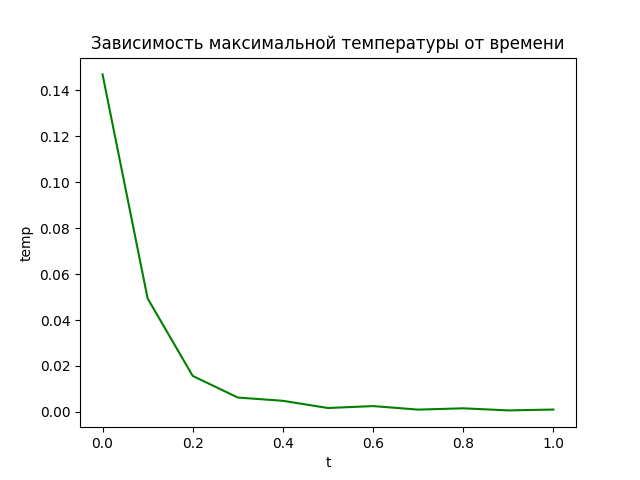

Generate this figure with Python:
"""
Решить задачу Коши для одномерного уравнения
теплопроводности по схеме Кранкера-Николсона

u_t = u_xx, 0 < x < L, L = 1

u(0, t)=0, u(L, t)=0,
u(x, 0)=x*(1 - x/L)^2
"""

import matplotlib.pyplot as plt
import numpy as np
from typing import NamedTuple

N = 10
L = 1
T = 10
x0, xn = 0, L
t0, tn = 0, 1

h = np.float64(xn - x0)/np.float64(N)
tau = np.float64(tn - t0)/np.float64(T)


class Matrix(NamedTuple):
    a: np.array
    b: np.array
    c: np.array

def ux0(x: float) -> float:
    return x * (1 - x/np.float64(L))**2


def matrix_coef() -> Matrix:
    """
    Рассчет коэфициентов матрицы для З.Дирихле
    с нулевыми граничными условиями: u(0, t) = u(L, t) = 0
    a_i = 0, i = 1; a_i = -1/2 * tau/h^2, i = 2, ..., N-1
    b_i = 1 + tau/h^2
    c_i = - 1/2 * tau/h^2, i = 1, ..., N-2; c_i = 0, i = N-1
    """
    a, b, c = [], [], []

    for i in range(N-1):
        a.append(-0.5 * tau/(h*h))
        b.append(1. + tau/(h*h))
        c.append(-0.5 * tau/(h*h))

    a[0] = 0
    c[N-2] = 0

    return Matrix(a=np.array(a), b=np.array(b), c=np.array(c))


def triagonal(d):

    matrix = matrix_coef()
    a, b, c = matrix.a, matrix.b, matrix.c

    for i in range(0, N - 1):
        ksi = a[i] / b[i - 1]
        b[i] -= ksi * c[i - 1]
        d[i] -= ksi * d[i - 1]

    y = [i for i in range(N - 1)]

    y[N - 2] = d[N - 2] / b[N - 2]

    for i in range(N - 3, -1, -1):
        y[i] = (d[i] - c[i] * y[i + 1]) / b[i]

    y.insert(0, 0)  # u(0, t) = 0
    y.append(0)  # u(L, t) = 0

    return y


def run() -> None:
    x = [x0 + i * h for i in range(N+1)]
    ux0j = [ux0(x[i]) for i in range(N+1)]  # граничные условия для разных х при t=0

    v = [ux0j]

    """
    f(x, t) = 0
    """
    for t in range(T):
        d = [v[t][i] + tau/2. * (v[t][i+1] - 2*v[t][i] + v[t][i-1]) / (h**2) for i in range(1, N)]
        v.append(triagonal(d))

    max_temp = [max(v[i]) for i in range(len(v))]
    time = [t0 + tau * i for i in range(len(v))]

    plt.plot(time, max_temp, color='green', label='max temp')
    plt.title('Зависимость максимальной температуры от времени')
    plt.xlabel('t')
    plt.ylabel('temp')
    plt.savefig('task10/task10.png')